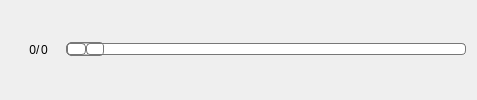
        <widget class="QWidget" name="imgCapturedTab">
         <attribute name="title">
          <string>RAW</string>
         </attribute>
         <layout class="QGridLayout" name="gridLayout_5">
          <item row="0" column="0">
           <layout class="QGridLayout" name="rawImageLayout"/>
          </item>
          <item row="1" column="0">
           <layout class="QHBoxLayout" name="horizontalLayout_14">
            <property name="spacing">
             <number>0</number>
            </property>
            <property name="sizeConstraint">
             <enum>QLayout::SetDefaultConstraint</enum>
            </property>
            <item>
             <widget class="QLabel" name="rawImageNth">
              <property name="sizePolicy">
               <sizepolicy hsizetype="Minimum" vsizetype="Preferred">
                <horstretch>0</horstretch>
                <verstretch>0</verstretch>
               </sizepolicy>
              </property>
              <property name="minimumSize">
               <size>
                <width>25</width>
                <height>0</height>
               </size>
              </property>
              <property name="layoutDirection">
               <enum>Qt::LeftToRight</enum>
              </property>
              <property name="text">
               <string>0</string>
              </property>
              <property name="alignment">
               <set>Qt::AlignRight|Qt::AlignTrailing|Qt::AlignVCenter</set>
              </property>
             </widget>
            </item>
            <item>
             <widget class="QLabel" name="label_18">
              <property name="text">
               <string>/</string>
              </property>
             </widget>
            </item>
            <item>
             <widget class="QLabel" name="rawImageNtotal">
              <property name="sizePolicy">
               <sizepolicy hsizetype="Minimum" vsizetype="Preferred">
                <horstretch>0</horstretch>
                <verstretch>0</verstretch>
               </sizepolicy>
              </property>
              <property name="minimumSize">
               <size>
                <width>25</width>
                <height>0</height>
               </size>
              </property>
              <property name="text">
               <string>0</string>
              </property>
             </widget>
            </item>
            <item>
             <widget class="QSlider" name="rawImageSlider">
              <property name="minimumSize">
               <size>
                <width>400</width>
                <height>0</height>
               </size>
              </property>
              <property name="styleSheet">
               <string notr="true">QSlider::groove:horizontal {
border: 1px solid #bbb;
background: white;
height: 10px;
border-radius: 4px;
}

QSlider::sub-page:horizontal {
background: qlineargradient(x1: 0, y1: 0,    x2: 0, y2: 1,
    stop: 0 #66e, stop: 1 #bbf);
background: qlineargradient(x1: 0, y1: 0.2, x2: 1, y2: 1,
    stop: 0 #bbf, stop: 1 #55f);
border: 1px solid #777;
height: 10px;
border-radius: 4px;
}

QSlider::add-page:horizontal {
background: #fff;
border: 1px solid #777;
height: 10px;
border-radius: 4px;
}

QSlider::handle:horizontal {
background: qlineargradient(x1:0, y1:0, x2:1, y2:1,
    stop:0 #eee, stop:1 #ccc);
border: 1px solid #777;
width: 35px;
margin-top: -2px;
margin-bottom: -2px;
border-radius: 4px;
}

QSlider::handle:horizontal:hover {
background: qlineargradient(x1:0, y1:0, x2:1, y2:1,
    stop:0 #fff, stop:1 #ddd);
border: 1px solid #444;
border-radius: 4px;
}

QSlider::sub-page:horizontal:disabled {
background: #bbb;
border-color: #999;
}

QSlider::add-page:horizontal:disabled {
background: #eee;
border-color: #999;
}

QSlider::handle:horizontal:disabled {
background: #eee;
border: 1px solid #aaa;
border-radius: 4px;
}</string>
              </property>
              <property name="maximum">
               <number>500</number>
              </property>
              <property name="orientation">
               <enum>Qt::Horizontal</enum>
              </property>
             </widget>
            </item>
           </layout>
          </item>
         </layout>
        </widget>
